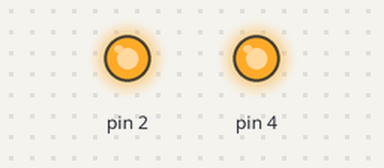
A sketch run on a simulated Arduino Uno, built with avr-gcc and run on an emulated ATmega328P. On the bench: output pins drawn as LEDs (lit = HIGH). What the sketch prints to the serial monitor is not drawn.

Above: at 0.1 s.
Timing chart, 0 to 1.6 s (numbered marks = the images above):
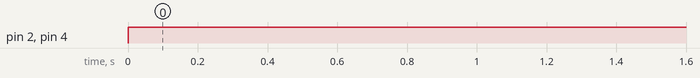

The sketch:

motor_check_uno.ino
```cpp
//#define encoder1PinA 2
//#define encoder1PinB 3
//volatile long encoder1Pos = 0;
//unsigned int A1old = 0;
//unsigned int B1new = 0;
//double pitch=0;
void setup() {
  //pinMode(A0,INPUT);
  //pinMode(A1,INPUT);
  pinMode(4,OUTPUT);
  pinMode(2,OUTPUT);
  //pinMode(encoder1PinA,INPUT);
  //pinMode(encoder1PinB,INPUT);
  //attachInterrupt (0, doEncoder1A, CHANGE);
  //attachInterrupt (1, doEncoder1B, CHANGE);
  Serial.begin(9600);
  // put your setup code here, to run once:
}
int pos=0;
double newpos, oldpos, newtime=0, oldtime=0, vel, rpm, tmp=0;
String posRead="";

void loop() {

  //pitch= (double)((double)(encoder1Pos)/4000)*360;
  //newpos=pitch;
  //newtime=(0.001*millis());
  //vel=(newpos-oldpos)/(newtime-oldtime);
  //oldpos=newpos;
  //oldtime=newtime;
  //rpm=vel/6;
  //int val1=0,pwm1=0;
  //int val2=0;
  int pwm1=250;
  //float pwm2;
  //val1=analogRead(A0);
  //val2=analogRead(A1);

  //pwm2= (7.365 + (0.68*rpm));
  //pwm = (int)pwm2;
  analogWrite(4,pwm1);
  digitalWrite(2,HIGH);
  //Serial.print("val2 = ");
  //Serial.print(val2);
  //Serial.print("     ");
  Serial.print("pwm = ");
  Serial.print(pwm1);
  Serial.print("     ");
  //Serial.print("rpm = ");
  //Serial.print(rpm);
  Serial.println();
  // put your main code here, to run repeatedly:
}

/*void doEncoder1A(){
  B1new^A1old ? encoder1Pos++:encoder1Pos--;
  A1old = digitalRead(encoder1PinA);
  //if (encoder1Pos >= 4000 || encoder1Pos <= (-4000))
  //encoder1Pos=0;
}
void doEncoder1B(){
  B1new = digitalRead(encoder1PinB);
  B1new^A1old ? encoder1Pos++:encoder1Pos--;
  //if (encoder1Pos >= 4000 || encoder1Pos <= (-4000))
  //encoder1Pos=0;
}
*/
```

Measured:
- by itself, pin 2, pin 4: LOW → HIGH at 0.00 s
